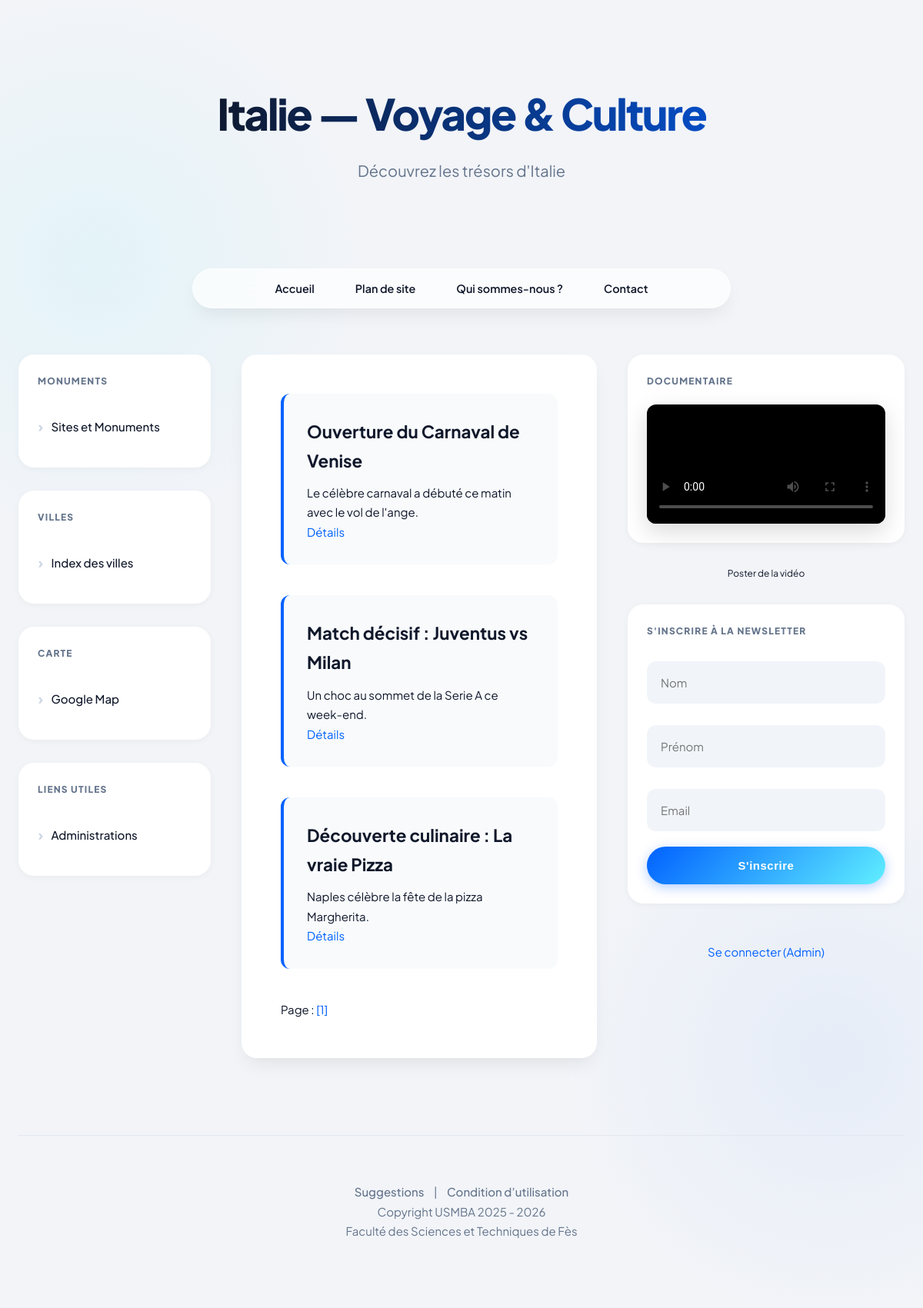
Screenshot of /index.php?page=toutes_news with the database file from the repository.
### tables this page shows
CREATE TABLE IF NOT EXISTS News (
    news_id INT AUTO_INCREMENT PRIMARY KEY,
    titre VARCHAR(255) NOT NULL,
    resume TEXT NOT NULL,
    contenu TEXT NOT NULL,
    date_publication DATETIME DEFAULT CURRENT_TIMESTAMP
);

### index.php (the view, shortened to what this page needs)
<?php
require __DIR__ . '/db.php';
function e($s){ return htmlspecialchars($s ?? '', ENT_QUOTES, 'UTF-8'); }
$page = $_GET['page'] ?? 'accueil';
?>
<!doctype html>
<html lang="fr">
<head>
<link rel="stylesheet" href="assets/style.css">
</head>
<body>
<div class="site-container">
    <header class="site-header">
        <div class="header-inner">
            <h1>Italie — Voyage &amp; Culture</h1>
            <p class="tagline">Découvrez les trésors d'Italie</p>
        </div>
    </header>
    <nav class="menu-horizontal-cadre">
        <ul>
            <li><a href="index.php?page=accueil">Accueil</a></li>
            <li><a href="index.php?page=plan">Plan de site</a></li>
            <li><a href="index.php?page=quisommesnous">Qui sommes-nous ?</a></li>
            <li><a href="index.php?page=contact">Contact</a></li>
        </ul>
    </nav>
    <div class="contenu-principal">
        <aside class="col-gauche">
            <div class="menu-vertical-item">
                <h3>Monuments</h3>
                <div class="contenu-menu"><a href="index.php?page=monuments">Sites et Monuments</a></div>
            </div>
            <div class="menu-vertical-item">
                <h3>Villes</h3>
                <div class="contenu-menu"><a href="index.php?page=villes">Index des villes</a></div>
            </div>
            <div class="menu-vertical-item">
                <h3>Carte</h3>
                <div class="contenu-menu"><a href="index.php?page=map">Google Map</a></div>
            </div>
            <div class="menu-vertical-item">
                <h3>Liens Utiles</h3>
                <div class="contenu-menu"><a href="index.php?page=liens">Administrations</a></div>
            </div>
        </aside>
        <section class="col-centre">
            <?php switch($page):
                case 'accueil': ?>
                <?php case 'toutes_news':
                    $parPage = 10;
                    $pageActuelle = max(1, (int)($_GET['p'] ?? 1));
                    $offset = ($pageActuelle - 1) * $parPage;
                    $total = (int)$pdo->query("SELECT COUNT(*) FROM News")->fetchColumn();
                    $nbPages = max(1, (int)ceil($total / $parPage));
                    $stmt = $pdo->prepare("SELECT * FROM News ORDER BY date_publication DESC LIMIT :lim OFFSET :off");
                    $stmt->bindValue(':lim', $parPage, PDO::PARAM_INT);
                    $stmt->bindValue(':off', $offset, PDO::PARAM_INT);
                    $stmt->execute();
                    while($row = $stmt->fetch(PDO::FETCH_ASSOC)): ?>
                        <div class="news-item">
                            <h4><?= e($row['titre']) ?></h4>
                            <p><?= e($row['resume']) ?></p>
                            <a class="btn-detail" href="index.php?page=news_detail&id=<?= (int)$row['news_id'] ?>">Détails</a>
                        </div>
                    <?php endwhile; ?>
                    <div class="pagination">Page :
                        <?php for($i=1;$i<=$nbPages;$i++): ?>
                            <a href="index.php?page=toutes_news&p=<?= $i ?>"<?php if($i== $pageActuelle) echo ' class="active"'; ?>>[<?= $i ?>]</a>
                        <?php endfor; ?>
                    </div>
                <?php break; ?>
            <?php endswitch; ?>
        </section>
        <aside class="col-droite">
        <section class="video-widget">
            <h4>Documentaire</h4>
            <video width="300" height="300" controls poster="img/poster.jpg">
                    <source src="img/video.mp4" type="video/mp4">
                    <source src="img/video.webm" type="video/webm">
            </video>
        </section>
            <div style="text-align:center; font-size:0.8em;">Poster de la vidéo</div>
            <div class="newsletter-box">
                <h4>S'inscrire à la newsletter</h4>
                <form method="post" action="index.php">
                    <input type="text" name="nom" placeholder="Nom" required>
                    <input type="text" name="prenom" placeholder="Prénom" required>
                    <input type="email" name="email" placeholder="Email" required>
                    <button type="submit" name="btn_newsletter">S'inscrire</button>
                </form>
            </div>
            <div style="margin-top:20px; text-align:center;">
                <a href="admin.php" class="admin-link">Se connecter (Admin)</a>
            </div>
        </aside>
    </div>
    <footer>
        <nav><a href="#">Suggestions</a> | <a href="#">Condition d’utilisation</a></nav>
        <p>Copyright USMBA 2025 - 2026</p>
        <p>Faculté des Sciences et Techniques de Fès</p>
    </footer>
</div>
</body>
</html>

### rows the page displays
news: titre "Ouverture du Carnaval de Venise", resume "Le célèbre carnaval a débuté ce matin avec le vol de l'ange."
news: titre "Match décisif : Juventus vs Milan", resume "Un choc au sommet de la Serie A ce week-end."
news: titre "Découverte culinaire : La vraie Pizza", resume "Naples célèbre la fête de la pizza Margherita."
